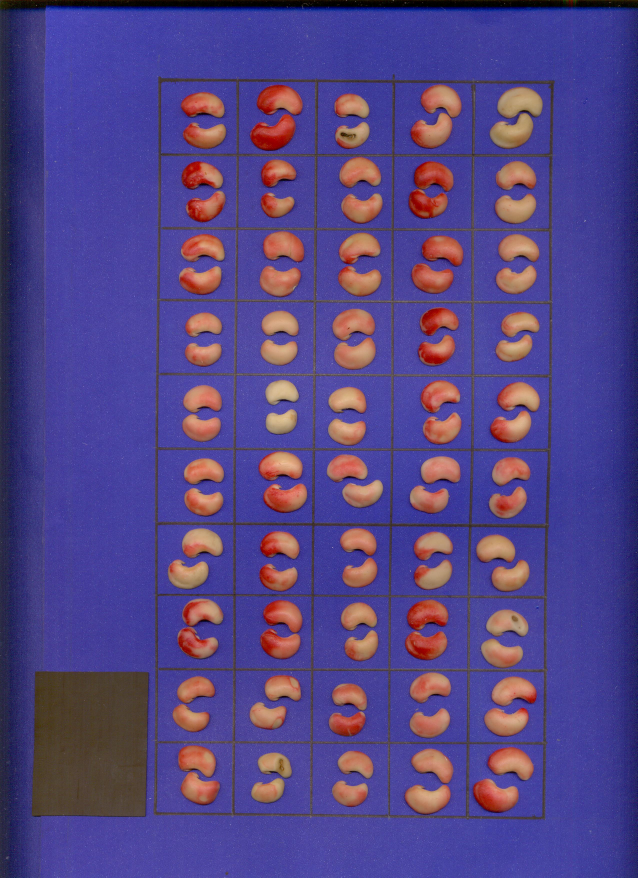
#> input picture images/LOTE 10 R1 EXTERNA-15-10-10.183492.jpg, 2550 x 3510 px (shown at 1/4 size)
$ python -i alignment.py   (imports and definitions only)
#> lines starting #> are read from the running program, lines starting #| are printed output that depends on the picture; after the words box and inside, x2 and y2 are one past the last pixel; in counts of white or black regions, pixels touching at a corner belong together
#> further down, picture is the input picture: shape (3510, 2550, 3); mean B, G, R 132.9, 68.7, 83.6
import cv2
import numpy as np
import imutils

def reject_outliers(data, m=2.):
    d = np.abs(data - np.median(data))
    mdev = np.median(d)
    s = d / (mdev if mdev else 1.)
    return data[s < m]

def alinhar(img):
    # limiarizando os canais de cores
    used_threshold, thresholded_bgr_image = cv2.threshold(img, 130, 255, cv2.THRESH_BINARY)
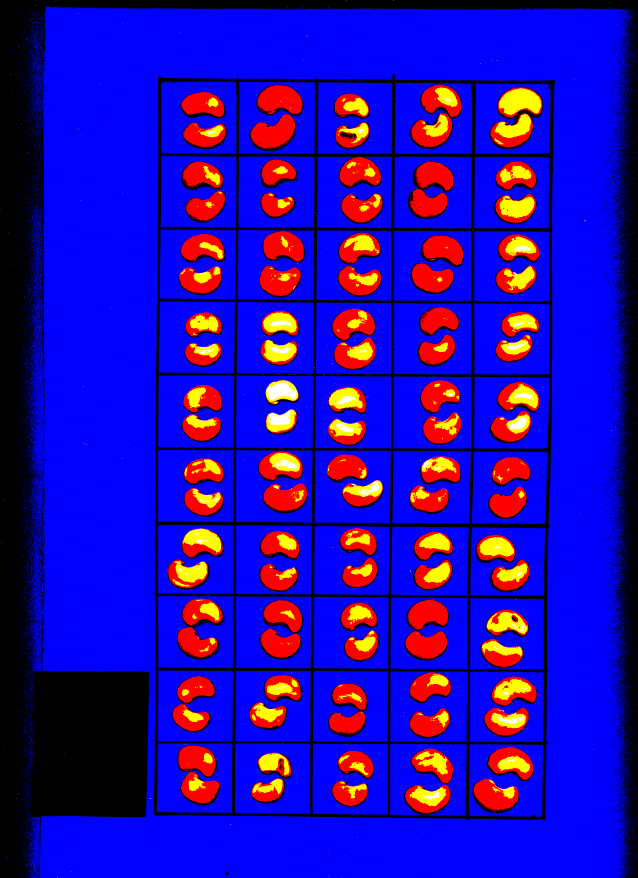
#> thresholded_bgr_image: shape (3510, 2550, 3) (shown at 1/4 size); mean B, G, R 173, 10.7, 35.2
    bt, gt, rt = cv2.split(thresholded_bgr_image)
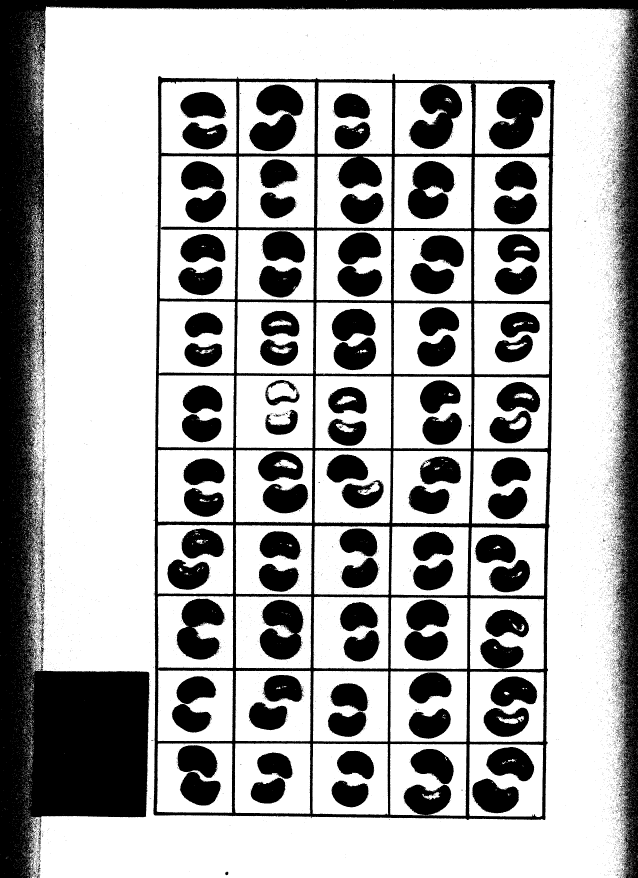
#> bt: shape (3510, 2550) (shown at 1/4 size); 67.8% white; 12761 black regions (12432 under 20 px), largest, box (x1, y1, x2, y2) and area: (0, 0, 2550, 3510) 1038323, (613, 294, 2221, 3280) 448787, (1954, 347, 2173, 598) 36405
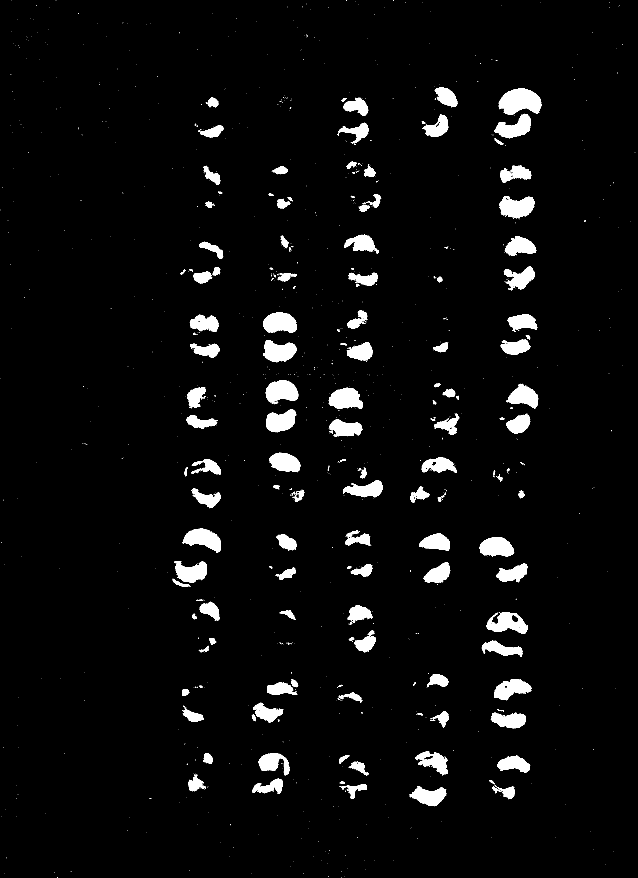
#> gt: shape (3510, 2550) (shown at 1/4 size); 4.2% white; 1385 white regions (1218 under 20 px), largest, box (x1, y1, x2, y2) and area: (1995, 353, 2167, 460) 12711, (1998, 784, 2139, 873) 8663, (730, 2115, 884, 2210) 8579
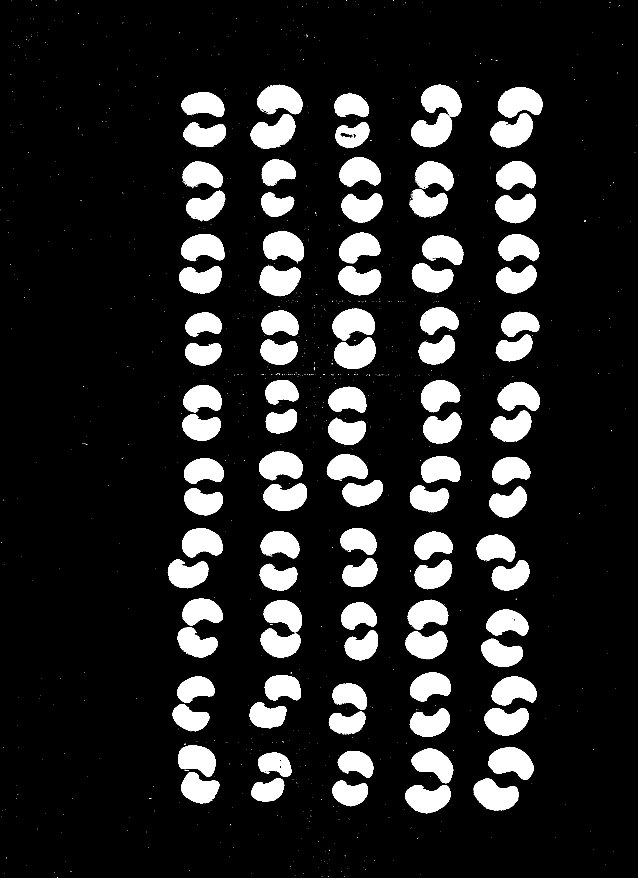
#> rt: shape (3510, 2550) (shown at 1/4 size); 13.8% white; 1236 white regions (1129 under 20 px), largest, box (x1, y1, x2, y2) and area: (1952, 2987, 2135, 3119) 15895, (1991, 349, 2170, 470) 15713, (1002, 457, 1181, 596) 15609

    zeros = np.zeros(img.shape[:2], dtype="uint8")

    # vermelho separado limiarizado
    rdt = cv2.merge([zeros, zeros, rt])
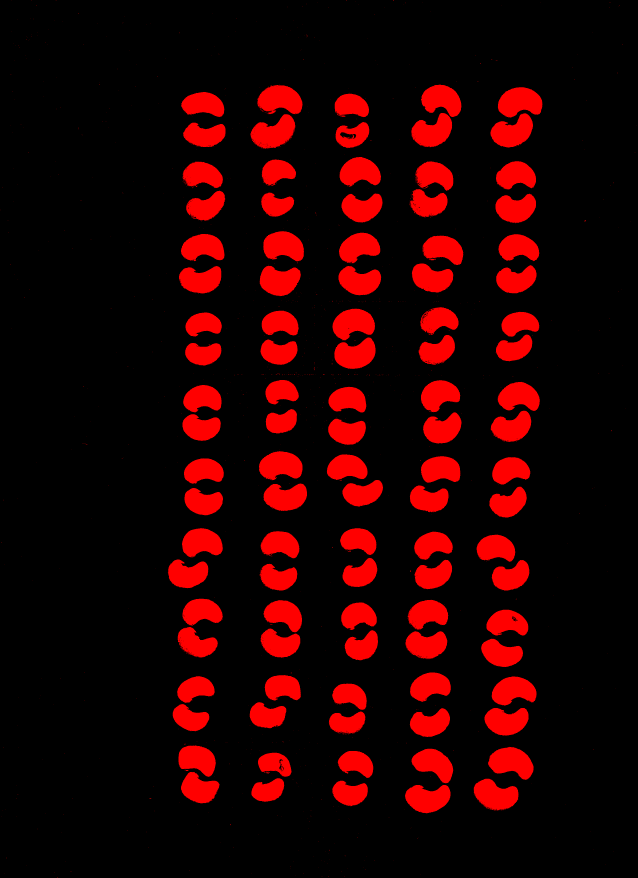
#> rdt: shape (3510, 2550, 3) (shown at 1/4 size); mean of channels 0, 1, 2 0, 0, 35.2; drawn as B, G, R

    # passando imagem do limiar do vermelho para grayscale e fazendo o limiar
    verm_cinza = cv2.cvtColor(rdt, cv2.COLOR_BGR2GRAY)
    RER, mask = cv2.threshold(verm_cinza, 40, 255, cv2.THRESH_BINARY)

    # aplicando filtro da mediana com janela=5
    median = cv2.medianBlur(mask, 5)
#> median: shape (3510, 2550); 13.8% white; 108 white regions (4 under 20 px)

    # achando contornos
    contours, hierarchy = cv2.findContours(median, cv2.RETR_TREE, cv2.CHAIN_APPROX_SIMPLE)
#> contours = 122 contours, 15 with area under 20; largest, box (x1, y1, x2, y2) and area: (1953, 2988, 2134, 3119) 15660, (1992, 349, 2169, 470) 15481, (1002, 457, 1181, 595) 15452, (1895, 3115, 2074, 3242) 15276, (1030, 340, 1210, 456) 15068

    #calculando os centros de cada contorno
    rect = []

    for c in contours:
        if cv2.contourArea(c) > 2000:
            xret, yret, wret, hret = cv2.boundingRect(c) # caracatersticas do retangulo delimitador
            cX = int(xret + wret/2)
            cY = int(yret + hret/2)
            rect.append((xret, yret, wret, hret, cX, cY))
#> this loop made 122 passes
#> (xret, yret, wret, hret, cX, cY) on passes 1, 2, 3, 6, 8, 10, 15, 16, 17, 18, 19, 20: (1620, 3140, 182, 113, 1711, 3196), (1330, 3123, 141, 101, 1400, 3173), (1895, 3115, 179, 127, 1984, 3178), (1006, 3113, 131, 94, 1071, 3160), (724, 3088, 154, 125, 801, 3150), (1032, 3011, 134, 96, 1099, 3059), (1351, 3004, 142, 108, 1422, 3058), (1646, 2995, 167, 138, 1729, 3064), (1953, 2988, 181, 131, 2043, 3053), (714, 2982, 149, 125, 788, 3044), (1316, 2846, 145, 89, 1388, 2890), (1640, 2833, 160, 115, 1720, 2890)
#> (xret, yret, wret, hret) on pass 109: (1984, 645, 160, 112)
#> after the loop, rect = 100 items, first 6: (1620, 3140, 182, 113, 1711, 3196), (1330, 3123, 141, 101, 1400, 3173), (1895, 3115, 179, 127, 1984, 3178), (1006, 3113, 131, 94, 1071, 3160), (724, 3088, 154, 125, 801, 3150), (1032, 3011, 134, 96, 1099, 3059)

    # ordenando o vetor pelo valor de y do centro do contorno
    rect.sort(key=lambda a: a[5])

    by_line = []
    cnt = 1
    i = 0

    # detectando a quantidade de sementes por linha
    while i <= len(rect) - 1:
        if i > 0:
            if rect[i][5] > rect[i - 1][5] + 41:
                by_line.append(cnt)
                i += cnt
                cnt = 1
            else:
                cnt += 1
        i += 1
#> this loop made 51 passes
#> (cnt, i) on passes 2, 3, 4, 5, 7, 8, 9, 10, 12, 13, 14, 15: (2, 2), (3, 3), (4, 4), (5, 5), (2, 12), (3, 13), (4, 14), (5, 15), (2, 22), (3, 23), (4, 24), (5, 25)
#> (i, cnt) on passes 6, 11, 16, 21, 26, 31: (11, 1), (21, 1), (31, 1), (41, 1), (51, 1), (61, 1)
#> after the loop, by_line = [5, 5, 5, 5, 5, 5, 5, 5, 5, 5]; i = 101

    # ordenando o vetor pelo valor de x do centro do contorno
    rect.sort(key=lambda a: a[4])

    by_column = []
    cnt = 1
    i = 0

    # detectando a quantidade de sementes por coluna
    while i <= len(rect) - 1:
        if rect[i][4] > rect[i - 1][4] + 40:
            by_column.append(int(cnt/2))
            cnt = 1
        else:
            cnt += 1
        if i == len(rect) - 1:
            by_column.append(int(cnt/2))
        i += 1
#> this loop made 100 passes
#> cnt on passes 1 to 12: 2, 3, 4, 5, 6, 7, 8, 9, 10, 11, 12, 13

    j = 0
    k = 0
    i = 0
    rect_m = [[(0, 0, 0, 0, 9999, 0) for coluna in range(2 * max(by_line))] for linha in range(len(by_line))]

    # organizando os elementos do vetor em uma matriz
    for linha in range(len(by_line)):
        if k == len(by_line):
            break
        else:
            while j < 2 * by_line[k]:
                rect_m[k][j] = rect[i]
                j += 1
                i += 1
            j = 0
            k += 1
#> this loop made 10 passes

    # ordenando cada linha da matriz pelo x do centro dos contornos
    for i in range(len(by_line)):
        rect_m[i].sort(key=lambda a: a[4])

    # Procura as colunas com quantidade de sementes maior que 1
    colunas = []
    for i in range(len(by_column)):
        if by_column[i] > 1:
            colunas.append(i)
#> this loop made 5 passes

    # Procura as colunas com quantidade de sementes maior que 1
    linhas = []
    for i in range(len(by_line)):
        if by_line[i] > 1:
            linhas.append(i)


    angulos = []

    # Calculo do angulo de rotacao utilizando trigonometria
    for i in colunas:
        for j in range(by_column[i]):
            l1 = abs(rect_m[i][j][5] - rect_m[i][0][5])   # Cateto adjacente
            l2 = abs(rect_m[i][0][4] - rect_m[i][j][4])   # Cateto oposto
            try:
                angulo = np.arctan(l2/l1)
            except(ZeroDivisionError):
                angulo = 0
            finally:
                if rect_m[i][j][5] < rect_m[i][0][5]:
                    angulo = -angulo
                angulos.append(int(np.rad2deg(2 * angulo)))

    for i in colunas:
        for j in range(by_column[i]):
            for k in colunas:
                if k == i:
                    continue
                for l in range(by_column[k]):
                    if abs(rect_m[k][l][4] - rect_m[i][j][4]) < 150:
                         l1 = abs(rect_m[i][j][5] - rect_m[i][0][5])   # Cateto adjacente
                         l2 = abs(rect_m[i][0][4] - rect_m[i][j][4])   # Cateto oposto
                         try:
                             angulo = np.arctan(l2/l1)
                         except(ZeroDivisionError):
                             angulo = 0
                         finally:
                             if rect_m[i][0][4] < rect_m[i][j][4]:
                                 angulo = -angulo
                             angulos.append(int(np.rad2deg(2 * angulo)))

    angulos = np.asarray(angulos)
    angulos = reject_outliers(angulos)
    angulo = np.average(angulos)

    # Rotaciona a imagem
    rot_img = imutils.rotate(img, angulo/2)
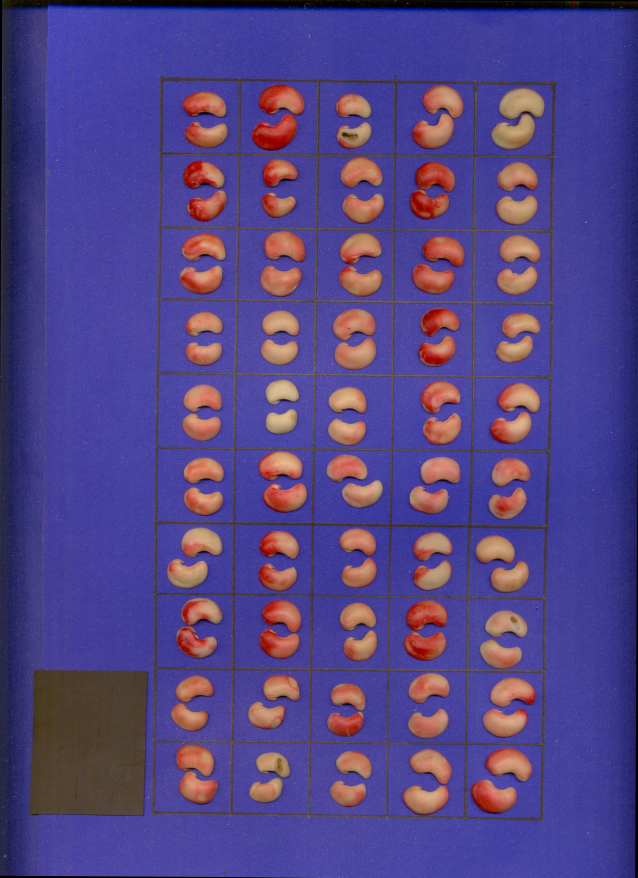
#> rot_img: shape (3510, 2550, 3) (shown at 1/4 size); mean B, G, R 132.7, 68.6, 83.5

    return rot_img

>>> import cv2
>>> picture = cv2.imread('../../images/LOTE 10 R1 EXTERNA-15-10-10.183492.jpg')
>>> result = alinhar(picture)

$ run again, on images/LOTE 10 R1 INTERNA-15-10-10.174268.jpg
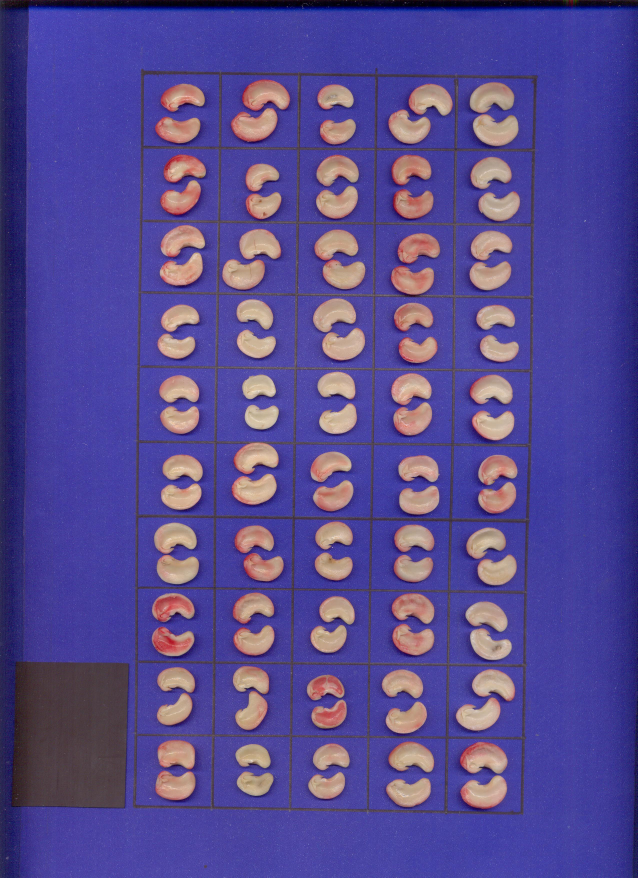
#> input picture images/LOTE 10 R1 INTERNA-15-10-10.174268.jpg, 2550 x 3510 px (shown at 1/4 size)
#> picture is the input picture: shape (3510, 2550, 3); mean B, G, R 144.1, 74.1, 86
#> in alinhar, `bt, gt, rt = cv2.split(thresholded_bgr_image)`:
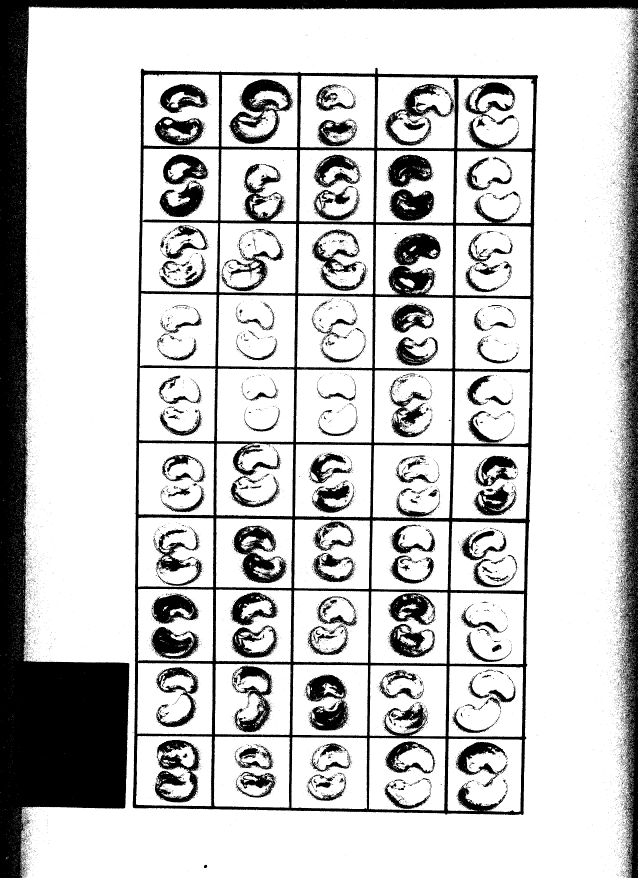
#> bt: shape (3510, 2550) (shown at 1/4 size); 78.3% white; 17306 black regions (16746 under 20 px), largest, box (x1, y1, x2, y2) and area: (0, 0, 2550, 3510) 797260, (531, 271, 2152, 3260) 441884, (916, 317, 1172, 576) 25764
#> gt: shape (3510, 2550); 11.9% white; 1641 white regions (1460 under 20 px), largest, box (x1, y1, x2, y2) and area: (1892, 459, 2074, 582) 16119, (1289, 1314, 1460, 1439) 15009, (1253, 1194, 1424, 1329) 14607
#> rt: shape (3510, 2550); 15.1% white; 944 white regions (844 under 20 px), largest, box (x1, y1, x2, y2) and area: (1840, 2968, 2030, 3094) 17711, (1841, 3102, 2028, 3235) 17214, (924, 433, 1110, 567) 17168
#> median: shape (3510, 2550); 15.1% white; 101 white regions (1 under 20 px)
#> contours = 103 contours, 3 with area under 20; largest, box (x1, y1, x2, y2) and area: (1840, 2968, 2030, 3094) 17468, (1842, 3102, 2028, 3234) 16974, (924, 433, 1110, 566) 16928, (969, 318, 1159, 442) 16887, (1892, 457, 2074, 583) 16783
#> the loop in alinhar, `for c in contours:` made 103 passes
#> (xret, yret, wret, hret, cX, cY) on passes 1 to 8: (1545, 3111, 178, 117, 1634, 3169), (1842, 3102, 186, 132, 1935, 3168), (1233, 3088, 147, 107, 1306, 3141), (947, 3086, 147, 97, 1020, 3134), (622, 3083, 160, 117, 702, 3141), (942, 2976, 140, 96, 1012, 3024), (1252, 2974, 147, 106, 1325, 3027), (1840, 2968, 190, 126, 1935, 3031)
#> after the loop in alinhar, `for c in contours:`: rect = 100 items, first 6: (1545, 3111, 178, 117, 1634, 3169), (1842, 3102, 186, 132, 1935, 3168), (1233, 3088, 147, 107, 1306, 3141), (947, 3086, 147, 97, 1020, 3134), (622, 3083, 160, 117, 702, 3141), (942, 2976, 140, 96, 1012, 3024)
#> the loop in alinhar, `while i <= len(rect) - 1:` made 51 passes
#> (cnt, i) on passes 2, 3, 4, 5, 7, 8, 9, 10: (2, 2), (3, 3), (4, 4), (5, 5), (2, 12), (3, 13), (4, 14), (5, 15)
#> after the loop in alinhar, `while i <= len(rect) - 1:`: by_line = [5, 5, 5, 5, 5, 5, 5, 5, 5, 5]; i = 101
#> the loop in alinhar, `while i <= len(rect) - 1:` made 100 passes
#> the loop in alinhar, `for linha in range(len(by_line)):` made 10 passes
#> the loop in alinhar, `for i in range(len(by_line)):` made 10 passes
#> the loop in alinhar, `for i in range(len(by_column)):` made 6 passes
#> the loop in alinhar, `for i in colunas:` made 5 passes
#> in alinhar, `rot_img = imutils.rotate(img, angulo/2)`:
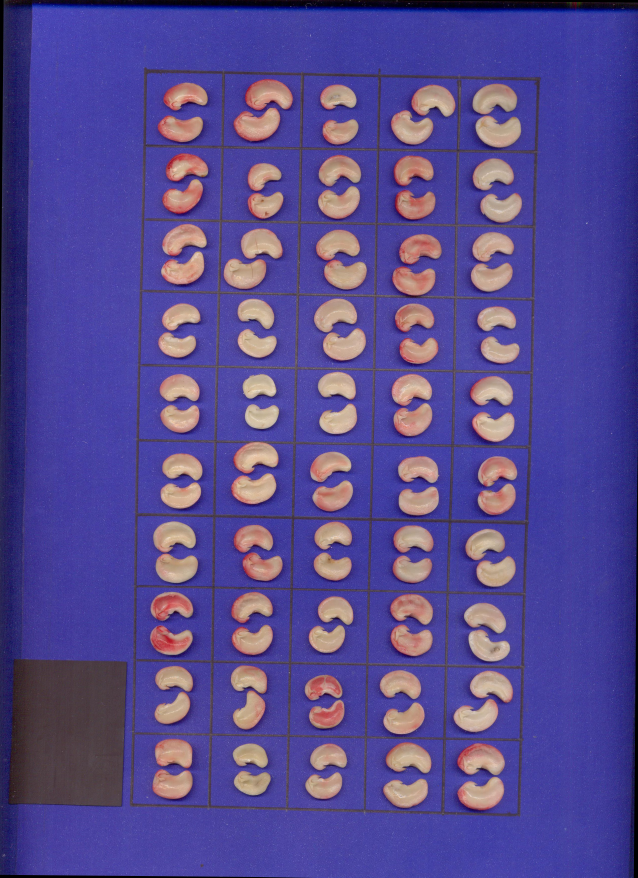
#> rot_img: shape (3510, 2550, 3) (shown at 1/4 size); mean B, G, R 143.7, 74, 85.8
